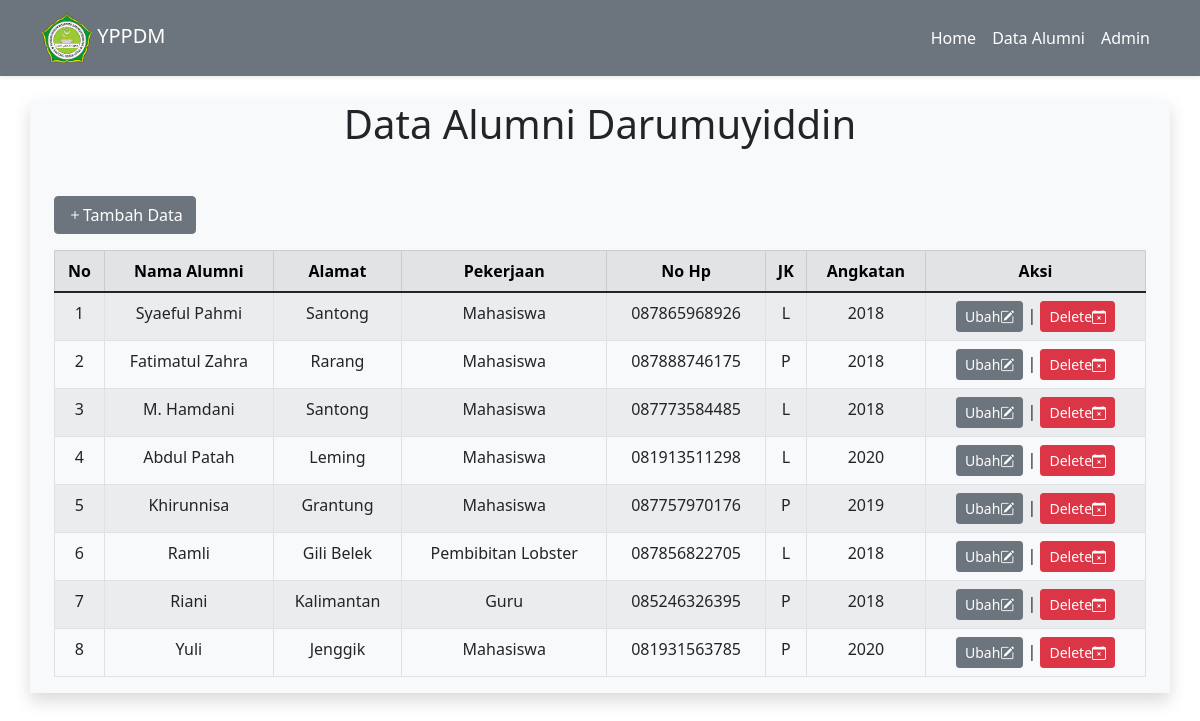
The page /dataapp/tabel_data/ on the database its author committed.
### dataapp/models.py (models this page shows, shortened)
class Data_Alumni(models.Model):
    jk = (
        ('L', 'Laki-Laki'),
        ('P', 'Perempuan'),
    )
    nama = models.CharField(max_length=100)
    alamat = models.CharField(max_length=100)
    pekerjaan = models.CharField(max_length=100)
    no_hp = models.CharField(max_length=15)
    jenis_kelamin = models.CharField(max_length=10, choices=jk)
    angkatan = models.CharField(max_length=10)

### dataapp/views.py (the view)
# urls.py: path('dataapp/tabel_data/', tabel, name='tabel_data'),
def tabel(request):
    tabel_data = Data_Alumni.objects.all()
    data = {
        'judul' : 'Data Alumni Darumuyiddin',
        'isi' : tabel_data,
    }
    return render(request, 'dataapp/tabel_data.html', data)

### templates/dataapp/tabel_data.html (shortened to what this page needs)
{% extends "base.html" %} {% block title %} {{judul}} {% endblock title %} {% block contents %}
<center>
  <h1>{{judul}}</h1>
</center>
<div class="container mt-5">
  <a href="{% url 'tambah' %}" type="button" class="btn btn-secondary"><i class="bi bi-plus"></i>Tambah Data</a>
  <div class="table-responsive mt-3">
    <table class="table table-striped table-bordered" id="dataTable">
      <thead class="table-secondary text-center">
        <tr>
          <th>No</th>
          <th>Nama Alumni</th>
          <th>Alamat</th>
          <th>Pekerjaan</th>
          <th>No Hp</th>
          <th>JK</th>
          <th>Angkatan</th>
          <th>Aksi</th>
        </tr>
      </thead>
      <tbody class="text-center">
        {% for alumni in isi %}
        <tr>
          <td>{{forloop.counter}}</td>
          <td>{{alumni.nama}}</td>
          <td>{{alumni.alamat}}</td>
          <td>{{alumni.pekerjaan}}</td>
          <td>{{alumni.no_hp}}</td>
          <td>{{alumni.jenis_kelamin}}</td>
          <td>{{alumni.angkatan}}</td>
          <td>
            <a href="{% url 'ubah' alumni.id %}" class="btn btn-secondary btn-sm">Ubah<i class="bi bi-pencil-square"></i></a> |
            <a href="{% url 'hapus' alumni.id %}" class="btn btn-danger btn-sm">Delete<i class="bi bi-calendar-x"></i></a>
          </td>
        </tr>
        {% endfor %}
      </tbody>
    </table>
  </div>
</div>
{% endblock contents %}

### templates/base.html (shortened to what this page needs)
{% load static %}
<!DOCTYPE html>
<html lang="en">
  <head>
    <link href="https://cdn.jsdelivr.net/npm/bootstrap@5.1.3/dist/css/bootstrap.min.css" rel="stylesheet" />
    <link rel="stylesheet" href="https://cdn.jsdelivr.net/npm/bootstrap-icons@1.7.0/font/bootstrap-icons.css" />
    <link rel="stylesheet" href="assets/vendor/datatables/dataTables.bootstrap4.min.css" />
    <link href="https://cdn.jsdelivr.net/npm/bootstrap@5.1.3/dist/css/bootstrap.min.css" rel="stylesheet" />
    <link href="https://unpkg.com/aos@2.3.1/dist/aos.css" rel="stylesheet" />
  </head>
  <body>
    {% include "navbar.html" %}
    <div style="margin-top: 100px" class="container bg-light shadow mt-6">{% block contents %} {% endblock contents %}</div>
  </body>
</html>

### templates/navbar.html (shortened to what this page needs)
{% load static %}
<nav class="navbar navbar-expand-lg navbar-dark bg-secondary fixed-top shadow-sm">
  <div class="container">
    <a class="navbar-brand" href="#">
      <img src="{% static 'img/dm.png'%}" alt="" width="50" height="50" class="d-inline-block" />
      YPPDM
    </a>
    <div class="collapse navbar-collapse" id="navbarNav">
      <ul class="navbar-nav ms-auto">
        <li class="nav-item">
          <a class="nav-link active" aria-current="page" href="/">Home</a>
        </li>
        <li class="nav-item">
          <a class="nav-link active" href="/dataapp/tabel_data">Data Alumni</a>
        </li>
        <li class="nav-item">
          <a class="nav-link active" href="/admin">Admin</a>
        </li>
      </ul>
    </div>
  </div>
</nav>

### rows shown on the page
Data_Alumni: nama "Syaeful Pahmi", alamat "Santong", pekerjaan "Mahasiswa", no_hp "087865968926", jenis_kelamin "L", angkatan "2018"
Data_Alumni: nama "Fatimatul Zahra", alamat "Rarang", pekerjaan "Mahasiswa", no_hp "087888746175", jenis_kelamin "P", angkatan "2018"
Data_Alumni: nama "M. Hamdani", alamat "Santong", pekerjaan "Mahasiswa", no_hp "087773584485", jenis_kelamin "L", angkatan "2018"
Data_Alumni: nama "Abdul Patah", alamat "Leming", pekerjaan "Mahasiswa", no_hp "081913511298", jenis_kelamin "L", angkatan "2020"
Data_Alumni: nama "Khirunnisa", alamat "Grantung", pekerjaan "Mahasiswa", no_hp "087757970176", jenis_kelamin "P", angkatan "2019"
Data_Alumni: nama "Ramli", alamat "Gili Belek", pekerjaan "Pembibitan Lobster", no_hp "087856822705", jenis_kelamin "L", angkatan "2018"
Data_Alumni: nama "Riani", alamat "Kalimantan", pekerjaan "Guru", no_hp "085246326395", jenis_kelamin "P", angkatan "2018"
Data_Alumni: nama "Yuli", alamat "Jenggik", pekerjaan "Mahasiswa", no_hp "081931563785", jenis_kelamin "P", angkatan "2020"

### other values the page prints
{{ judul }} "Data Alumni Darumuyiddin"
